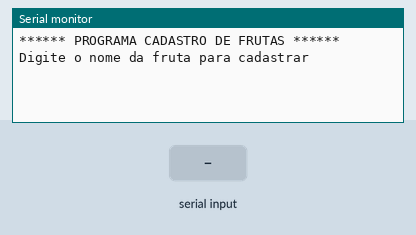
A sketch run on a simulated Arduino Uno, built with avr-gcc and run on an emulated ATmega328P. Parts: the last lines printed to the serial monitor. The inputs (shaded band) are chosen by the test bench.

Above: at 1.2 s.
1.3 s: "90,45\n" received over Serial
At 3.5 s:
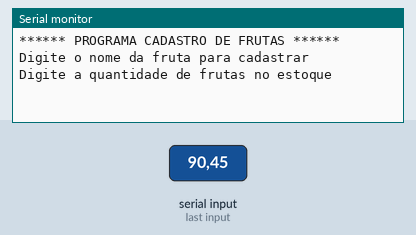
3.8 s: "30,150\n" received over Serial
At 6.1 s:
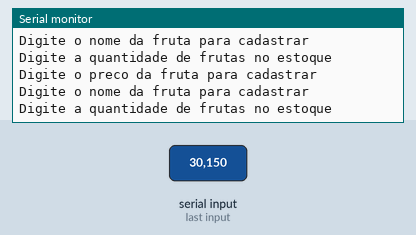

The sketch:

copy_of_copy_of_vetor_manipulado1.ino
```cpp
// C++ code
//
String frutas[5];
float precoFrutas[5];
float qntfrutas[5];
void setup() {
  Serial.begin(9600);
  Serial.println("****** PROGRAMA CADASTRO DE FRUTAS ******");
}

void loop() {//cadastra uma fruta
  for (int i = 0; i < 5; i++) {
    Serial.println("Digite o nome da fruta para cadastrar ");
    while (!Serial.available());
      frutas[i] = Serial.readString();
    //quantas frutas tem no estoque
    Serial.println("Digite a quantidade de frutas no estoque ");
    while (!Serial.available());
      qntfrutas[i] = Serial.parseFloat();
    //cadastrar o preço da frutas
    Serial.println("Digite o preco da fruta para cadastrar ");
    while (!Serial.available());
     precoFrutas[i] = Serial.parseFloat();
  }

  // Mostrar as frutas cadastradas
  Serial.println("Frutas cadastradas:");

  for (int i = 0; i < 5; i+= 1) {
    Serial.println(String(i + 1) + "- O Nome:" + String(frutas[i]));
    Serial.println(String(i + 1) + "- No Estoque:" + String(qntfrutas[i]));
    Serial.println(String(i + 1) + "- O Preco:" + String(precoFrutas[i]));
    Serial.println("---");
  }

  Serial.println("Cadastro finalizado. Aguarde 10 segundos para reiniciar...");
  delay(2000);
}
```

Measured:
- after the input at 1.3 s, the serial monitor: prints a new line after 1.0 s (image 1)
- after the input at 3.8 s, the serial monitor: prints a new line at once (image 2)
